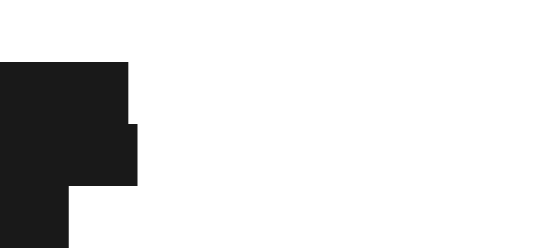
Frame 1 (no input)
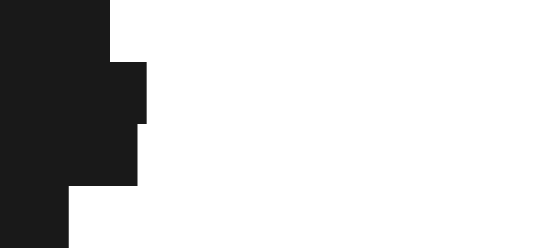
Frame 60 (the mouse pressed at the canvas centre just before this capture)
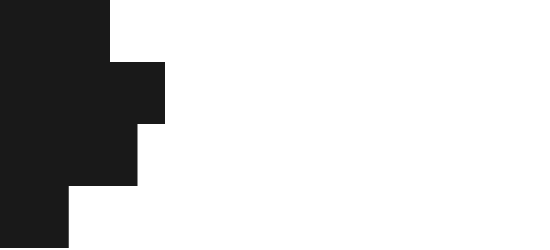
Frame 120 (the mouse held since frame 60 and released just before this capture)

The Processing sketch that drew these frames (run headless with seeded random() and noise(); from frame 60 on, the mouse is pressed at the canvas centre):

// Processing sketch: processing_9703
// ── processing_9703.pde

/*
int cx, cy;
float secondsRadius;
float minutesRadius;
float hoursRadius;
float clockDiameter;
*/

  int barheight = 10;
  int barmargin = 20;
  int step = barheight + barmargin;
  int i = 0;
  int ms_lastframe = 0;
  int ms_actual = 0;
  int ms_cframe = 0;  
  int s_lastframe = 0;

void setup() {
  ms_lastframe = millis();
  size(550, 250);

  barheight = height/4;
  barmargin = 0;
  step = barheight + barmargin;


  noStroke();
/*  
  int radius = min(width, height) / 2;
  secondsRadius = radius * 0.72;
  minutesRadius = radius * 0.60;
  hoursRadius = radius * 0.50;
  clockDiameter = radius * 1.8;
 */ 
  frameRate(30);  
}

void draw() {  
  ms_cframe = millis();
  
  background(255);  
  fill(25);
  i = 0;
  
  if (s_lastframe != second()) {
    //println((s_lastframe != second()));
    ms_actual = ms_cframe - ms_lastframe;
  } else {
    ms_actual += ms_cframe - ms_lastframe;
  }
//  println (ms_actual);
  
  float ms = map(ms_actual, 0, 1000, 0, width);
  rect(0,step*i,ms,barheight);
  i++;
  
  float s = map(second(), 0, 60, 0, width);
  rect(0,step*i,s,barheight);
  i++;
  
  float m = map(minute(), 0, 60, 0, width);
  rect(0,step*i,m,barheight);
  i++;
  
  float hr = map(hour(), 0, 24, 0, width);
  rect(0,step*i,hr,barheight);
  i++;
  
  ms_lastframe = ms_cframe;
  s_lastframe = second();
/*
  background(0);
  
  // Draw the clock background
  fill(80);
  noStroke();
  ellipse(cx, cy, clockDiameter, clockDiameter);
  
  // Angles for sin() and cos() start at 3 o'clock;
  // subtract HALF_PI to make them start at the top
  float s = map(second(), 0, 60, 0, TWO_PI) - HALF_PI;
  float m = map(minute() + norm(second(), 0, 60), 0, 60, 0, TWO_PI) - HALF_PI; 
  float h = map(hour() + norm(minute(), 0, 60), 0, 24, 0, TWO_PI * 2) - HALF_PI;
  
  // Draw the hands of the clock
  stroke(255);
  strokeWeight(1);
  line(cx, cy, cx + cos(s) * secondsRadius, cy + sin(s) * secondsRadius);
  strokeWeight(2);
  line(cx, cy, cx + cos(m) * minutesRadius, cy + sin(m) * minutesRadius);
  strokeWeight(4);
  line(cx, cy, cx + cos(h) * hoursRadius, cy + sin(h) * hoursRadius);
  
  // Draw the minute ticks
  strokeWeight(2);
  beginShape(POINTS);
  for (int a = 0; a < 360; a+=6) {
    float x = cx + cos(radians(a)) * secondsRadius;
    float y = cy + sin(radians(a)) * secondsRadius;
    vertex(x, y);
  }
  endShape();
*/

}
